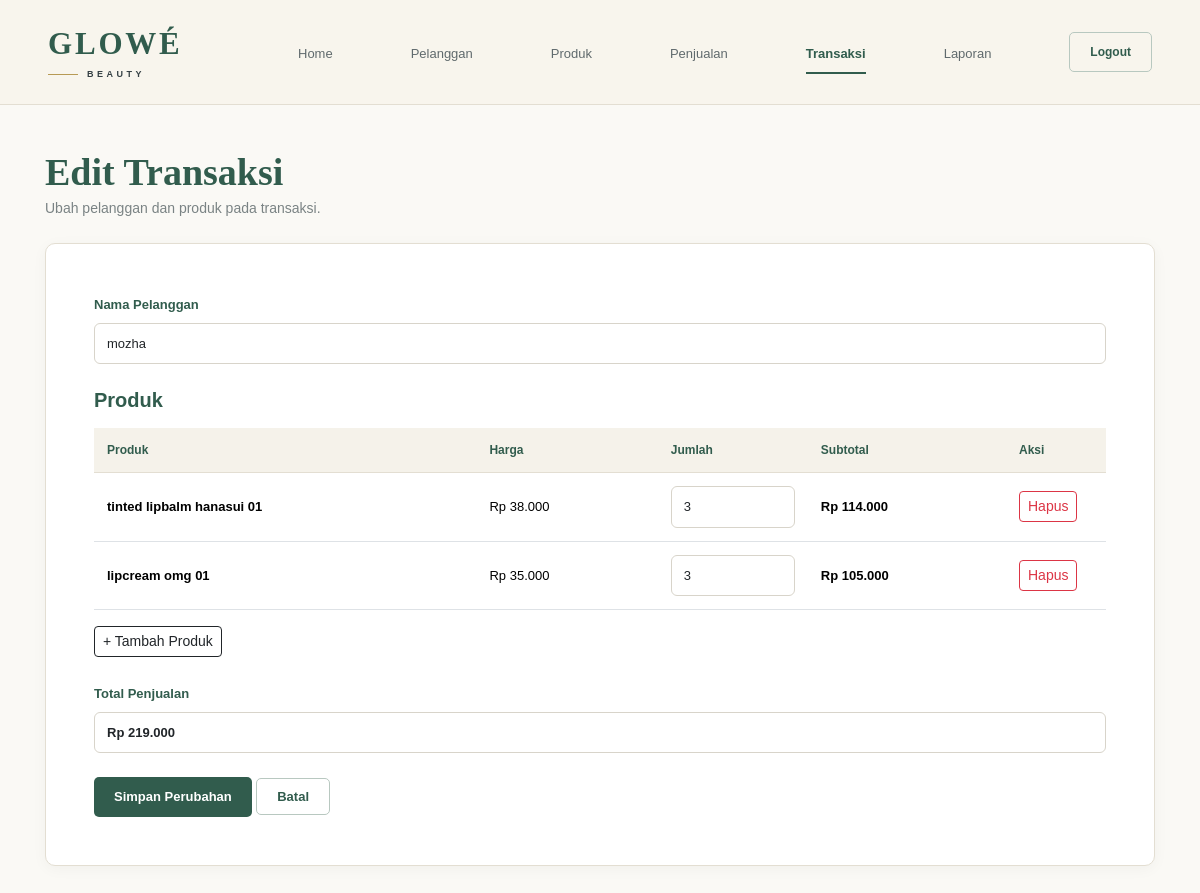
The app's page /admin/edit_transaksi.php?id=15 with its own data.
### tables this page shows
CREATE TABLE `transaksi` (
  `id_transaksi` int(11) NOT NULL,
  `id_penjualan` int(11) NOT NULL,
  `metode_pembayaran` varchar(20) NOT NULL,
  `status` enum('sukses','dihapus','') NOT NULL,
  `tanggal_transaksi` datetime NOT NULL DEFAULT current_timestamp()
);

CREATE TABLE `pelanggan` (
  `id_pelanggan` int(11) NOT NULL,
  `nama_pelanggan` varchar(50) NOT NULL,
  `alamat` text NOT NULL,
  `no_telepon` varchar(20) NOT NULL
);

CREATE TABLE `detail_penjualan` (
  `id_detail` int(11) NOT NULL,
  `id_penjualan` int(11) NOT NULL,
  `id_produk` int(11) NOT NULL,
  `jumlah` int(255) NOT NULL,
  `harga` decimal(10,2) NOT NULL
);

CREATE TABLE `produk` (
  `id_produk` int(11) NOT NULL,
  `nama_produk` varchar(100) NOT NULL,
  `harga` decimal(10,2) NOT NULL,
  `stok` int(255) NOT NULL
);

CREATE TABLE `penjualan` (
  `id_penjualan` int(11) NOT NULL,
  `id_pelanggan` int(11) NOT NULL,
  `tanggal_penjualan` date NOT NULL,
  `total_harga` decimal(10,2) NOT NULL
);

### admin/edit_transaksi.php (the view, shortened to what this page needs)
<?php
include '../koneksi.php';
$id = isset($_GET['id']) ? (int) $_GET['id'] : 0;
$data = mysqli_query($koneksi, "
    SELECT
        t.id_transaksi,
        t.id_penjualan,
        t.status,
        p.id_pelanggan,
        p.nama_pelanggan,
        pj.total_harga
    FROM transaksi t
    JOIN penjualan pj ON t.id_penjualan = pj.id_penjualan
    JOIN pelanggan p ON pj.id_pelanggan = p.id_pelanggan
    WHERE t.id_transaksi = $id
");
$row = mysqli_fetch_assoc($data);
$detail = mysqli_query($koneksi, "
    SELECT
        d.id_detail,
        d.id_produk,
        p.nama_produk,
        d.jumlah,
        d.harga
    FROM detail_penjualan d
    JOIN produk p ON d.id_produk = p.id_produk
    WHERE d.id_penjualan = {$row['id_penjualan']}
");
?>
<!DOCTYPE html>
<html lang="id">
<head>
<link href="https://cdn.jsdelivr.net/npm/bootstrap@5.3.3/dist/css/bootstrap.min.css" rel="stylesheet">
</head>
<body>
<nav class="navbar">
<div class="container-fluid px-lg-5">
<div class="navbar-inner">
<a href="index.php" class="logo">
    <div class="logo-main">GLOWÉ</div>
    <div class="logo-bottom">
        <div class="logo-line"></div>
        <div class="logo-sub">BEAUTY</div>
    </div>
</a>
<div class="nav-menu">
    <a href="index.php" class="nav-link-custom">Home</a>
    <a href="pelanggan.php" class="nav-link-custom">Pelanggan</a>
    <a href="produk.php" class="nav-link-custom">Produk</a>
    <a href="penjualan.php" class="nav-link-custom">Penjualan</a>
    <a href="transaksi.php" class="nav-link-custom active">Transaksi</a>
    <a href="laporan.php" class="nav-link-custom">Laporan</a>
    <a href="../logout.php"
       class="logout"
       onclick="return confirm('Yakin ingin logout?')">
        Logout
    </a>
</div>
</div>
</div>
</nav>
<div class="page">
<div class="mb-4">
    <h1 class="title mb-1">
        Edit Transaksi
    </h1>
    <p class="subtitle mb-0">
        Ubah pelanggan dan produk pada transaksi.
    </p>
</div>
<div class="card">
<div class="card-body p-4 p-md-5">
<form method="POST">
<div class="mb-4">
<label class="form-label">
    Nama Pelanggan
</label>
<input
    type="text"
    name="nama_pelanggan"
    class="form-control"
    value="<?= htmlspecialchars($row['nama_pelanggan']); ?>"
    required
>
</div>
<h5 class="fw-bold mb-3" style="color:#315C4D;">
    Produk
</h5>
<div class="table-responsive">
<table class="table align-middle">
<thead>
<tr>
    <th>Produk</th>
    <th>Harga</th>
    <th style="width:150px;">Jumlah</th>
    <th>Subtotal</th>
    <th style="width:100px;">Aksi</th>
</tr>
</thead>
<tbody id="produk-container">
<?php while ($item = mysqli_fetch_assoc($detail)): ?>
<tr>
<td class="fw-semibold">
    <?= htmlspecialchars($item['nama_produk']); ?>
</td>
<td>
    Rp <?= number_format($item['harga'],0,',','.'); ?>
</td>
<td>
<input
    type="number"
    name="jumlah[<?= $item['id_detail']; ?>]"
    class="form-control jumlah"
    data-harga="<?= $item['harga']; ?>"
    value="<?= $item['jumlah']; ?>"
    min="1"
    required
>
</td>
<td class="subtotal fw-semibold">
</td>
<td>
<button
    type="button"
    class="btn btn-sm btn-outline-danger hapus-produk">
    Hapus
</button>
</td>
</tr>
<?php endwhile; ?>
</tbody>
</table>
</div>
<button
    type="button"
    id="tambah-produk"
    class="btn btn-outline-dark btn-sm mb-4">
    + Tambah Produk
</button>
<div class="mb-4">
<label class="form-label">
    Total Penjualan
</label>
<input
    type="text"
    id="total_harga"
    class="form-control fw-bold"
    value="Rp <?= number_format($row['total_harga'],0,',','.'); ?>"
    readonly
>
</div>
<button
    type="submit"
    name="update"
    class="btn-simpan">
    Simpan Perubahan
</button>
<a href="transaksi.php" class="btn-batal">
    Batal
</a>
</form>
</div>
</div>
</div>
</body>
</html>

### admin/edit_transaksi.php (style rules this page uses)
:root { --ivory:#F8F5ED; --green:#315C4D; --mustard:#B79A55; --line:#E3DED2; --text:#354044; }
body { background:#FAF9F5; color:var(--text); font-family:Arial,sans-serif; }
.navbar { background:var(--ivory); border-bottom:1px solid var(--line); }
.navbar-inner { min-height:88px; display:flex; align-items:center; width:100%; }
.logo { text-decoration:none; display:flex; flex-direction:column; line-height:1; min-width:185px; flex-shrink:0; }
.logo-main { color:var(--green); font:600 31px Georgia,serif; letter-spacing:2.8px; }
.logo-bottom { display:flex; align-items:center; margin-top:8px; }
.logo-line { width:30px; height:1px; background:var(--mustard); margin-right:9px; }
.logo-sub { color:var(--text); font-size:9px; font-weight:700; letter-spacing:3.5px; }
.nav-menu { flex:1; display:flex; align-items:center; justify-content:space-between; margin-left:55px; }
.nav-link-custom { position:relative; color:#606A6D; text-decoration:none; font-size:13px; font-weight:500; padding:34px 10px 31px; white-space:nowrap; }
.nav-link-custom:hover, .nav-link-custom.active { color:var(--green); }
.nav-link-custom.active { font-weight:700; }
.nav-link-custom.active:after { content:""; position:absolute; left:10px; right:10px; bottom:20px; height:2px; background:var(--green); }
.logout { color:var(--green); border:1px solid #B8C8C0; border-radius:5px; padding:10px 20px; text-decoration:none; font-size:12px; font-weight:700; margin-left:10px; }
.page { max-width:1150px; margin:auto; padding:45px 20px; }
.title { color:var(--green); font:600 38px Georgia,serif; }
.subtitle { color:#7A8384; font-size:14px; }
.card { border:1px solid var(--line); border-radius:10px; box-shadow:0 3px 15px rgba(0,0,0,.04); background:white; }
.form-label { color:var(--green); font-size:13px; font-weight:600; }
.form-control, .form-select { border:1px solid #D8D4CA; border-radius:6px; padding:10px 12px; font-size:13px; }
.table thead th { background:#F5F2EA; color:var(--green); font-size:12px; border-bottom:1px solid var(--line); padding:13px; }
.table td { padding:13px; font-size:13px; }
.btn-simpan { background:var(--green); color:white; border:none; padding:10px 20px; border-radius:5px; font-size:13px; font-weight:600; }
.btn-batal { color:var(--green); background:white; border:1px solid #B8C8C0; padding:10px 20px; border-radius:5px; text-decoration:none; font-size:13px; font-weight:600; }

### records on screen
transaksi: nama_pelanggan "mozha", id_penjualan.total_harga "Rp 219.000"
detail_penjualan: id_produk.nama_produk "tinted lipbalm hanasui 01", harga "38.000", jumlah "3"
detail_penjualan: id_produk.nama_produk "lipcream omg 01", harga "35.000", jumlah "3"
